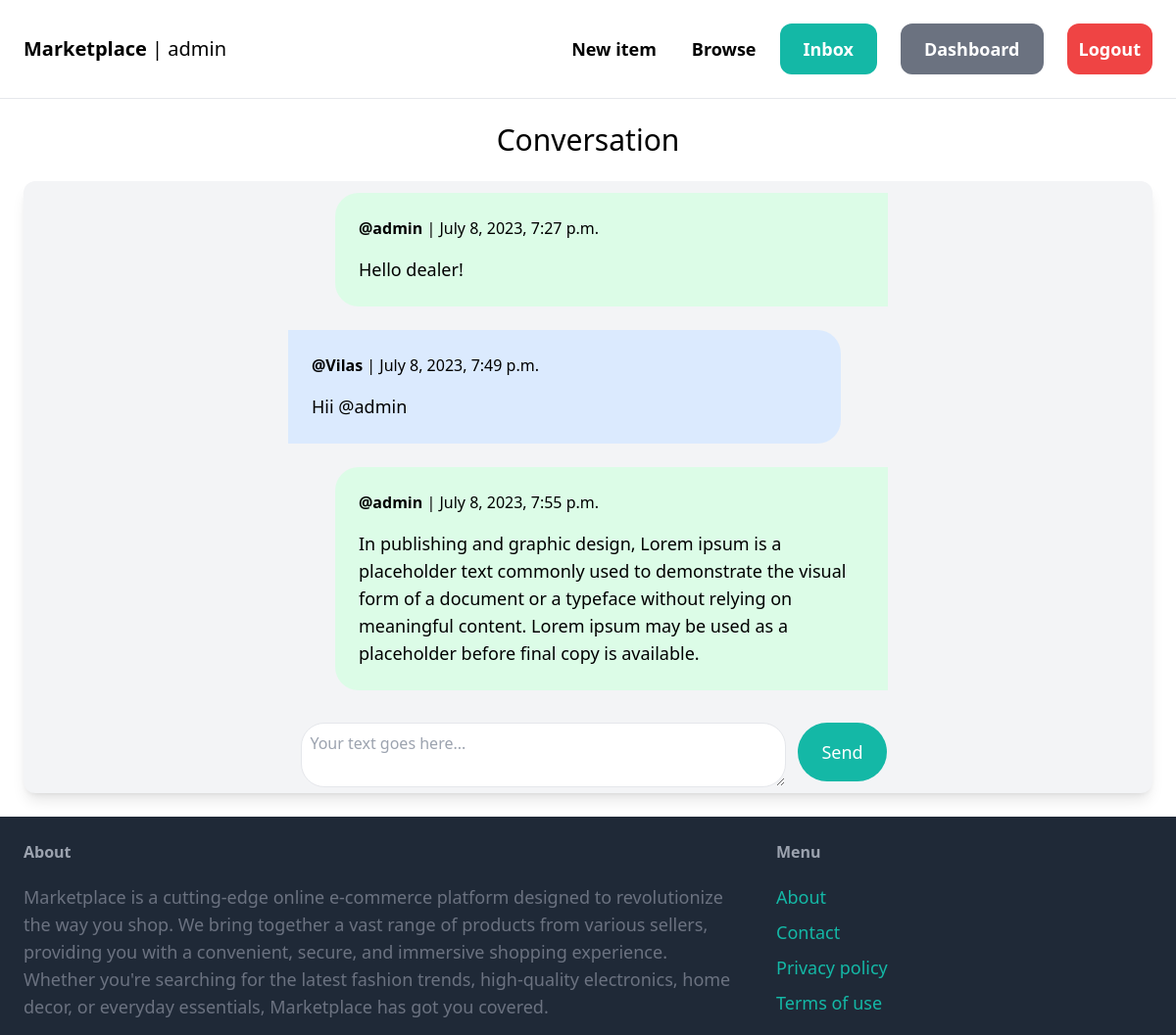
The page /inbox/1/ (signed in) on the database its author committed.
### conversation/models.py (models this page shows, shortened)
class ConversationMessage(models.Model):
    conversation = models.ForeignKey(Conversation, related_name='messages', on_delete=models.CASCADE)
    content = models.TextField()
    created_at = models.DateTimeField(auto_now_add=True)
    created_by = models.ForeignKey(User, related_name='created_messages', on_delete=models.CASCADE)

### conversation/views.py (the view)
# urls.py: path('<int:pk>/', views.detail, name='detail'),
@login_required
def detail(request,pk):
    conversation = Conversation.objects.filter(members__in=[request.user.id]).get(pk=pk)
    if request.method == 'POST':
        form = ConversationMessageForm(request.POST)
        if form.is_valid():
            conversation_message = form.save(commit=False)
            conversation_message.conversation = conversation
            conversation_message.created_by = request.user
            conversation_message.save()
            return redirect('conversation:detail',pk=pk)
    else:
        form = ConversationMessageForm()
    return render(request, 'conversation/detail.html',{
        'conversation':conversation,
        'form':form,
    })

### conversation/forms.py
class ConversationMessageForm(forms.ModelForm):
    class Meta:
        model = ConversationMessage
        fields = ('content',)
        labels = {
            'content': '',  # Remove the label for the 'content' field
        }
        widgets = {
            'content':forms.Textarea(attrs={
                'class':'w-full  p-2   rounded-3xl border',
                'rows':2,
                'cols':50,
                'placeholder':'Your text goes here...'
            })
        }

### conversation/templates/conversation/detail.html (shortened to what this page needs)
{% extends 'core/base.html' %}
{% block content %}
<h1 class="mb-6 text-3xl text-center dark:text-white font-medium">Conversation</h1>
<div class=" bg-gray-100 dark:bg-gray-800 dark:text-white rounded-xl shadow-lg ">
<div class="space-y-6 p-3 relative grid justify-items-center max-h-[50vh] overflow-y-scroll">
    {% for message in conversation.messages.all %}
            <div class="sm:p-6 p-3 relative flex flex-col {% if message.created_by == request.user %} bg-green-100 dark:bg-green-600   ml-12 sm:w-1/2 rounded-l-3xl    {% else %} bg-blue-100 dark:bg-blue-600 mr-12 sm:w-1/2 rounded-r-3xl  {% endif %} ">
                <div>
                    <p class="mb-4"><strong>@{{ message.created_by.username }}</strong> |  {{ message.created_at }}</p>
                    <p class="text-lg font-normal   ">{{ message.content }}</p>
                </div>
            </div>
    {% endfor %}
</div>
<form action="" method="post" class="mt-6  dark:text-black flex flex-row justify-center space-x-3">
    {{ form.as_p }}
    <button class="py-4 px-6   h-fit text-lg bg-teal-500 hover:bg-teal-700 rounded-full text-white">Send</button>
</form>
</div>
{% endblock %}

### core/templates/core/base.html (shortened to what this page needs)
{% load static %}
<!DOCTYPE html>
<html lang="en">
<head>
    <script src="https://cdn.tailwindcss.com"></script>
</head>
<body class="dark:bg-gray-900">
    <nav class="dark:text-white py-6 sm:px-6 w-full sm:flex flex-wrap justify-between items-center border-b border-gray-200">
            <a href="/" class="md:text-xl font-semibold ">Marketplace<span class="font-light"> | {{ request.user.username }}</span></a>
        <div class="md:flex  md:space-x-6">
            <div class="flex items-center justify-end sm:space-x-6">
                <a href="{% url 'item:new' %}" class=" m-3 sm:text-lg font-semibold hover:text-gray-500">New item</a>
                <a href="{% url 'item:items' %}" class=" m-3 sm:text-lg font-semibold hover:text-gray-500">Browse</a>
            </div>
            {% if request.user.is_authenticated %}
                <div class="flex items-center justify-center sm:space-x-6 space-x-3">
                    <a href="{% url 'conversation:inbox' %}" class="px-6   sm:py-3 sm:text-lg font-semibold bg-teal-500 text-white rounded-xl hover:bg-teal-700">Inbox</a>
                    <a href="{% url 'dashboard:index' %}" class="px-6  sm:py-3 sm:text-lg font-semibold bg-gray-500 text-white rounded-xl hover:bg-gray-700">Dashboard</a>
                    <a href="{% url 'core:logout' %}" class="px-3  sm:py-3 sm:text-lg font-semibold bg-red-500 text-white rounded-xl hover:bg-red-700">Logout</a>
                </div>
            {% endif %}
        </div>
    </nav>
    <div class="px-6 py-6">
        {% block content %}
        {% endblock %}
    </div>
    <footer  class="py-6 px-6 flex justify-between bg-gray-800">
        <div class="w-2/3 pr-10">
            <h3 class="mb-5 font-semibold text-gray-400">About</h3>
            <p class="text-lg text-gray-500 break-words">
                Marketplace is a cutting-edge online e-commerce platform designed to revolutionize the way you shop. We bring together a vast range of products from various sellers, providing you with a convenient, secure, and immersive shopping experience. Whether you're searching for the latest fashion trends, high-quality electronics, home decor, or everyday essentials, Marketplace has got you covered.
            </p>
        </div>
        <div class="w-1/3">
            <h3 class="mb-5 font-semibold text-gray-400">Menu</h3>
            <ul class="space-y-2">
                <li><a href="#" class="text-lg text-teal-500 hover:text-teal-700">About</a></li>
                <li><a href="{% url 'core:contact' %}" class="text-lg text-teal-500 hover:text-teal-700">Contact</a></li>
                <li><a href="#" class="text-lg text-teal-500 hover:text-teal-700">Privacy policy</a></li>
                <li><a href="#" class="text-lg text-teal-500 hover:text-teal-700">Terms of use</a></li>
            </ul>
        </div>
    </footer>
</body>
</html>

### rows shown on the page
ConversationMessage: created_by.username "admin", created_at "July 8, 2023, 7:27 p.m.", content "Hello dealer!"
ConversationMessage: created_by.username "Vilas", created_at "July 8, 2023, 7:49 p.m.", content "Hii @admin"
ConversationMessage: created_by.username "admin", created_at "July 8, 2023, 7:55 p.m.", content "In publishing and graphic design, Lorem ipsum is a placeholder text commonly used to demonstrate the visual form of a document or a typeface without relying on meaningful content. Lorem ipsum may be used as a placeholder before final copy is available."

### other values the page prints
{{ request.user.username }} "admin"
